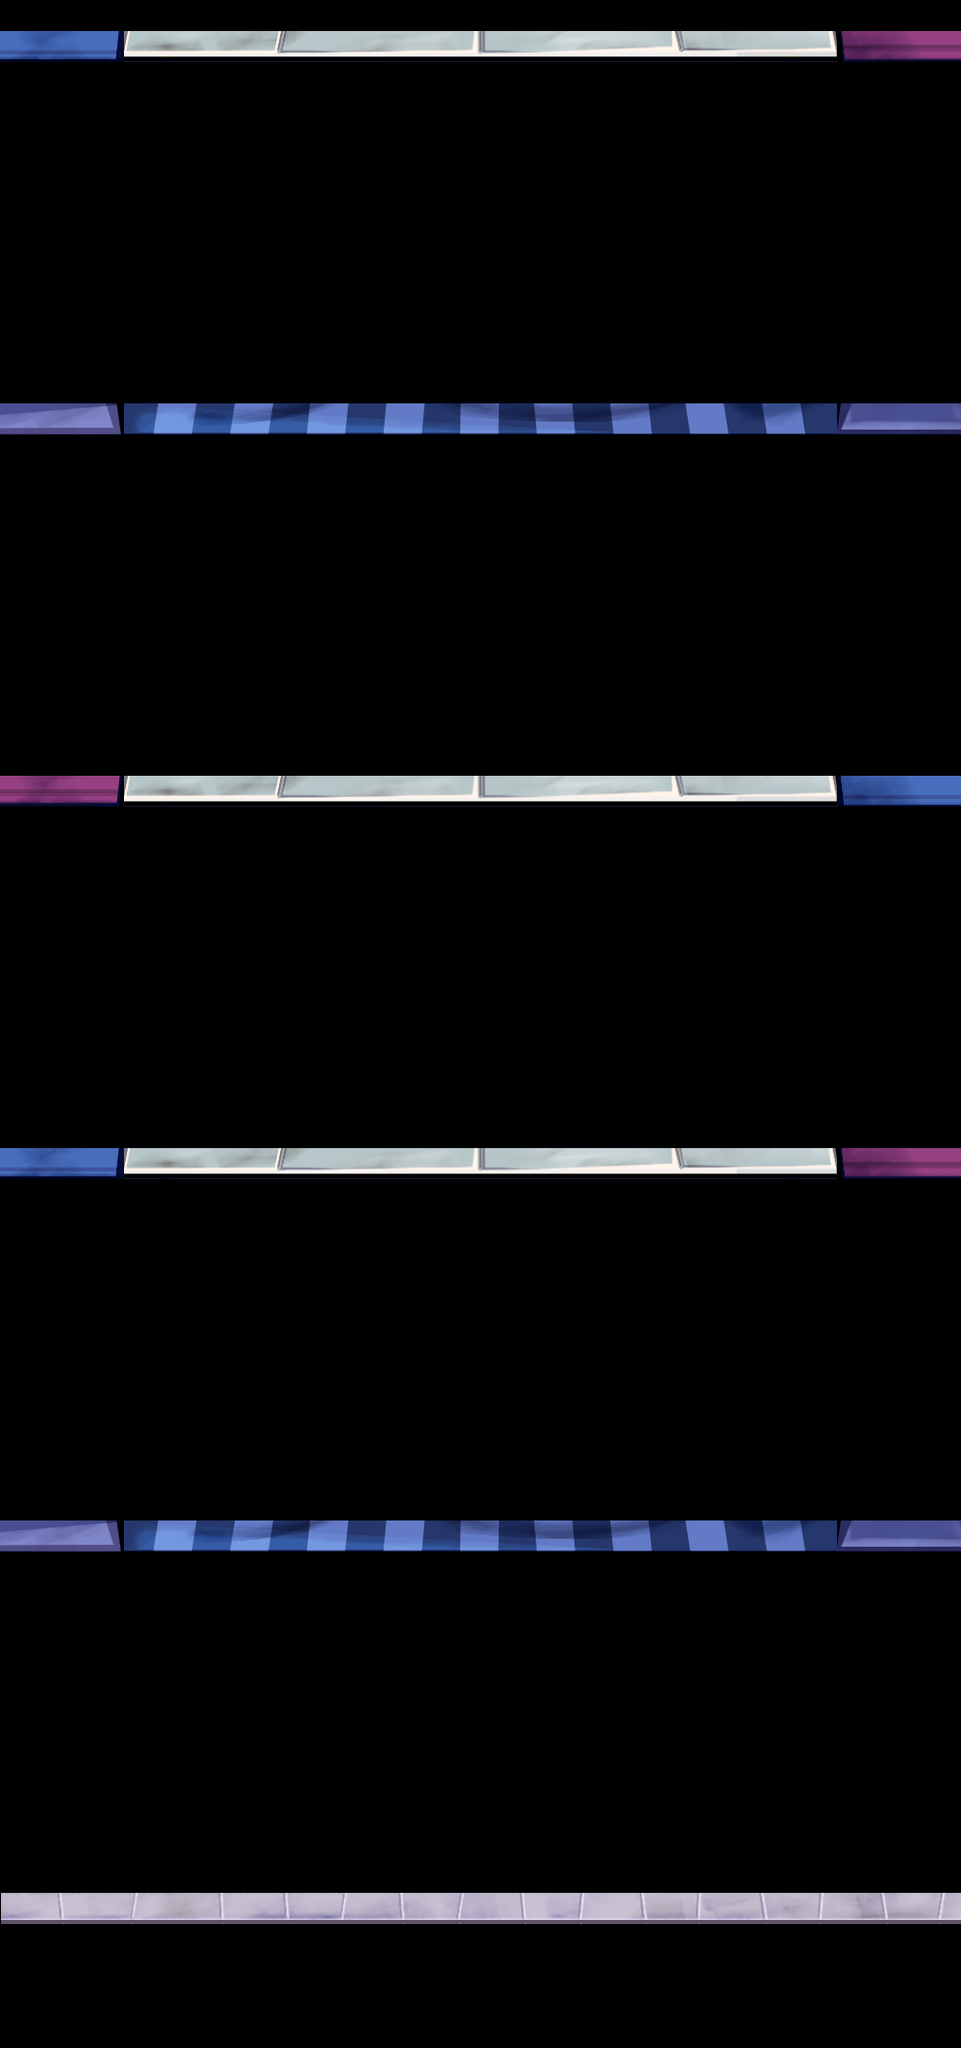

This game map was drawn from its Tiled (.tmx) file and the tilesets committed beside it. A one-line description and the trimmed map source follow:
An orthogonal 31x66 tile map with 32x32 px tiles, 1 tile layer (CollisionLayer), 4 hidden layers not drawn, 4 tilesets.

<map version="1.10" tiledversion="1.11.0" orientation="orthogonal" renderorder="right-down" width="31" height="66" tilewidth="32" tileheight="32" infinite="0" nextlayerid="6" nextobjectid="1">
 <tileset firstgid="1" name="Atlas01" tilewidth="32" tileheight="32" tilecount="3844" columns="62">
  <image source="../Atlas/Atlas01.png" width="2000" height="2000" />
 </tileset>
 <tileset firstgid="3845" name="P1_Wall" tilewidth="32" tileheight="32" tilecount="1380" columns="23">
  <image source="../Atlas/P1_Wall.png" width="738" height="1941" />
 </tileset>
 <tileset firstgid="5225" name="P2_Wall" tilewidth="32" tileheight="32" tilecount="1380" columns="23">
  <image source="../Atlas/P2_Wall.png" width="736" height="1939" />
 </tileset>
 <tileset firstgid="6750" name="P3_Wall" tilewidth="32" tileheight="32" tilecount="1380" columns="23">
  <image source="../Atlas/P3_Wall.png" width="736" height="1920" />
 </tileset>
 <layer id="5" name="Sky" width="31" height="66" visible="0">
  <data>[2046 cells, 177 non-empty, 11 distinct tile ids]</data>
 </layer>
 <layer id="1" name="Wall" width="31" height="66" visible="0">
  <data>[2046 cells, 1685 non-empty, 1685 distinct tile ids]</data>
 </layer>
 <layer id="4" name="Windows" width="31" height="66" visible="0">
  <data>[2046 cells, 517 non-empty, 284 distinct tile ids]</data>
 </layer>
 <layer id="3" name="Details" width="31" height="66" visible="0">
  <data>[2046 cells, 527 non-empty, 326 distinct tile ids]</data>
 </layer>
 <layer id="2" name="CollisionLayer" width="31" height="66">
  <data>[2046 cells, 186 non-empty, 101 distinct tile ids]</data>
 </layer>
</map>
